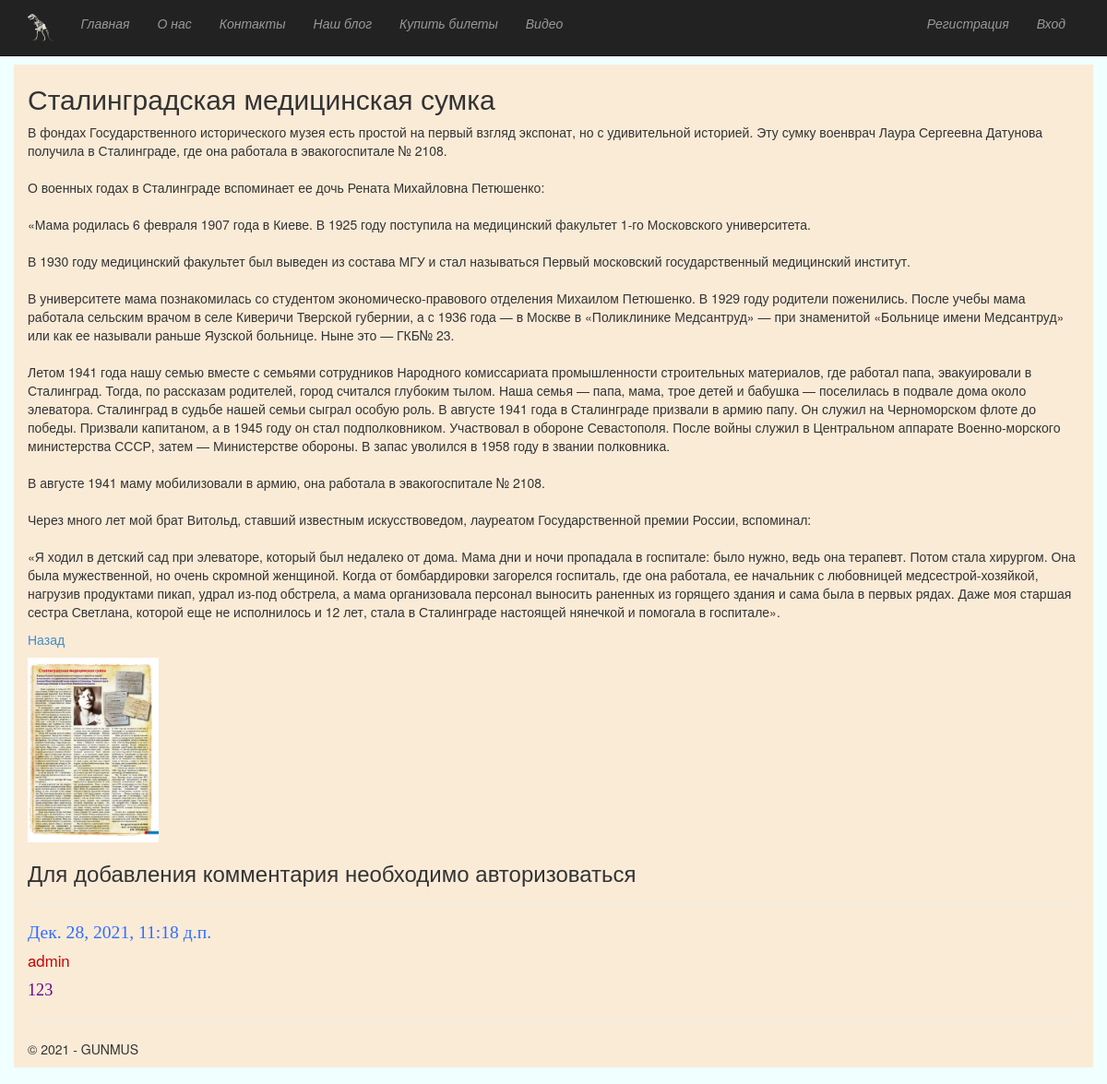
/1/, run on the app's committed database.
### app/models.py (models this page shows, shortened)
class Blog(models.Model):
    title = models.CharField(max_length = 100, unique_for_date = "posted", verbose_name = "Заголовок")
    description = models.TextField(verbose_name = "Краткое содержание")
    content = models.TextField(verbose_name = "Полное содержание")
    posted = models.DateTimeField(default = datetime.now(), db_index = True, verbose_name = "Опубликован")
    author = models.ForeignKey(User, null=True, blank=True, on_delete = models.SET_NULL, verbose_name = "Автор")
    image = models.FileField(default = 'temp.jpg', verbose_name = "Путь к картинке")
    class Meta:
        db_table = "Posts"
        ordering = ["-posted"]
        verbose_name = "Пост"
        verbose_name_plural = "Пост"

class Comment(models.Model):
    text = models.TextField(verbose_name = "Комментарий")
    date = models.DateTimeField(default = datetime.now(), db_index = True, verbose_name = "Дата")
    author = models.ForeignKey(User, on_delete = models.CASCADE, verbose_name = "Автор")
    post = models.ForeignKey(Blog, on_delete = models.CASCADE, verbose_name = "Пост")
    class Meta:
        db_table = "Comments"
        verbose_name = "Комментарий"
        verbose_name_plural = "Комментарий к посту"
        ordering = ["-date"]

### app/views.py (the view)
# urls.py: url(r'^(?P<parametr>\d+)/$', app.views.blogpost, name='blogpost'),
def blogpost(request, parametr):
    post_1 = Blog.objects.get(id=parametr)
    comments = Comment.objects.filter(post=parametr)
    if request.method == "POST":
        form = CommentForm(request.POST)
        if form.is_valid():
            comment_f = form.save(commit=False)
            comment_f.author = request.user
            comment_f.date = datetime.now()
            comment_f.post = Blog.objects.get(id=parametr)
            comment_f.save()
            return redirect('blogpost', parametr=post_1.id)
    else:
        form = CommentForm()
    assert isinstance(request, HttpRequest)
    return render(
        request,
        'app/blogpost.html',
        {
            'post_1': post_1,
            'comments': comments,
            'form': form,
            'year':datetime.now().year,
        }
    )

### app/templates/app/blogpost.html
﻿{% extends "app/layout.html" %}
{% block content %}
<h2> {{post_1.title}} </h2>
<p> {{post_1.content|linebreaksbr}} </p>
<p><a href="{% url 'blog' %} ">Назад</a></p>
{% if post_1.image and post_1.image.url != '/media/temp.jpg' %}
   <img src="{{ post_1.image.url }}" alt="Картинка" widht="300" height="200"/>
{% endif %}
{% if user.is_authenticated  %}
    <h3>Добавить комментарий</h3>
    <form method="POST">{% csrf_token %}
    <div>
        {{form.as_p}}
        <button type ="submit" class="save btn btn-default">Отправить комментарий </button>
    </div>
    </form>
{% else %}
    <h3> Для добавления комментария необходимо авторизоваться</h3>
{% endif %}
{% for comment in comments %}
<hr />
<h6 style="font-family:Georgia, serif; font-size:1.4em; color: #316eff ;">{{comment.date}}</h6>
<h5 style="font-size:1.2em; color: #ca0000;">{{comment.author}}</h5>
<p style="font-family:Georgia, serif; font-size:1.3em; color: #690298;">{{comment.text|linebreaksbr }}</p>
{% endfor %}
{% endblock %}

### app/static/app/content/site.css (style rules this page uses)
body { padding-top: 50px; padding-bottom: 20px; }

### data on the page
Blog: title "Сталинградская медицинская сумка", content "В фондах Государственного исторического музея есть простой на первый взгляд экспонат, но с удивительной историей. Эту сумку военврач Лаура Сергеевна Датунова получила в Сталинграде, где она работала в эвакогоспитале № 2108. О военных годах в Сталинграде вспоминает ее дочь Рената Михайловна Петюшенко: «Мама родилась 6 февраля 1907 года в Киеве. В 1925 году поступила на медицинский факультет 1-го Московского университета. В 1930 году медицинский факультет был выведен из состава МГУ и стал называться Первый московский государственный медицинский институт. В университете мама познакомилась со студентом экономическо-правового отделения Михаилом Петюшенко. В 1929 году родители поженились. После…", image (picture)
Comment: date "Дек. 28, 2021, 11:18 д.п.", author "admin", text "123"
